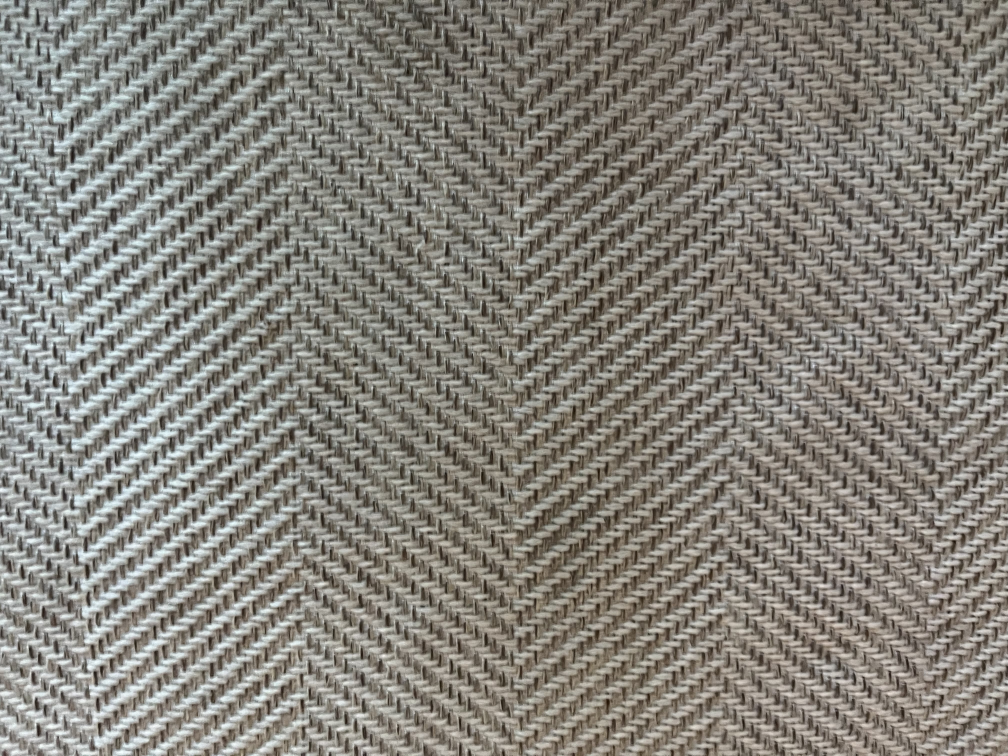
#> input picture lbp_svm/images/training/area_rug/image2.jpeg, 4032 x 3024 px, given as the content of the folder images/training/area_rug/image2.jpeg, which was not available (shown at 1/4 size)
$ python recognize.py --training images/training/area_rug/image2.jpeg --testing images/training/keyboard/image1.jpeg
#> lines starting #> are read from the running program, lines starting #| are printed output that depends on the picture; pictures that were not available may be replaced by others from this repository, and a replacement may not be noted
### lbp_svm/pyimagesearch/localbinarypatterns.py
from skimage import feature
import numpy as np

class LocalBinaryPatterns:
    def __init__(self, numPoints, radius):
        self.numPoints = numPoints
        self.radius = radius

    def describe(self, image, eps=1e-7):
        lbp = feature.local_binary_pattern(image, self.numPoints, self.radius, method="uniform")
        (hist, _) = np.histogram(lbp.ravel(), bins=np.arange(0, self.numPoints + 3), range=(0, self.numPoints + 2))
        hist = hist.astype("float")
        print(hist)
        hist /= (hist.sum() + eps)
        return hist

### lbp_svm/recognize.py
from pyimagesearch.localbinarypatterns import LocalBinaryPatterns
from sklearn.svm import LinearSVC
from imutils import paths
import argparse
import cv2
import os

ap = argparse.ArgumentParser()
ap.add_argument("-t", "--training", required=True, help="path to the training images")
ap.add_argument("-e", "--testing", required=True, help="path to the testing images")
#명령어
#python recognize.py -training images/training  -testing images/testing
# --traing 다음 경로, --testing 다음 경로
args = vars(ap.parse_args())
#args["training"] : --training 다음 경로 저장
#args["testing"] : --testing 다음에 입력된 경로 저장
#args 안에 저장


#월페이퍼와 타일이 구분이 안 되는 오류가 발생시
#Local Binary Patterns 값을 구분이 잘 되도록 변경
#LocalBinaryPatterns 되어 있는데 클래스 생성
desc = LocalBinaryPatterns(24, 8)
data = []
labels = []

# 학습 이미지를 순회합니다.
for imagePath in paths.list_images(args["training"]):
    image = cv2.imread(imagePath)
#> image is the input picture: shape (3024, 4032, 3); mean B, G, R 122.2, 129.6, 132.5
    gray = cv2.cvtColor(image, cv2.COLOR_BGR2GRAY)
    hist = desc.describe(gray)
#> in describe, `lbp = feature.local_binary_pattern(image, self.numPoints, self.radius,..`:
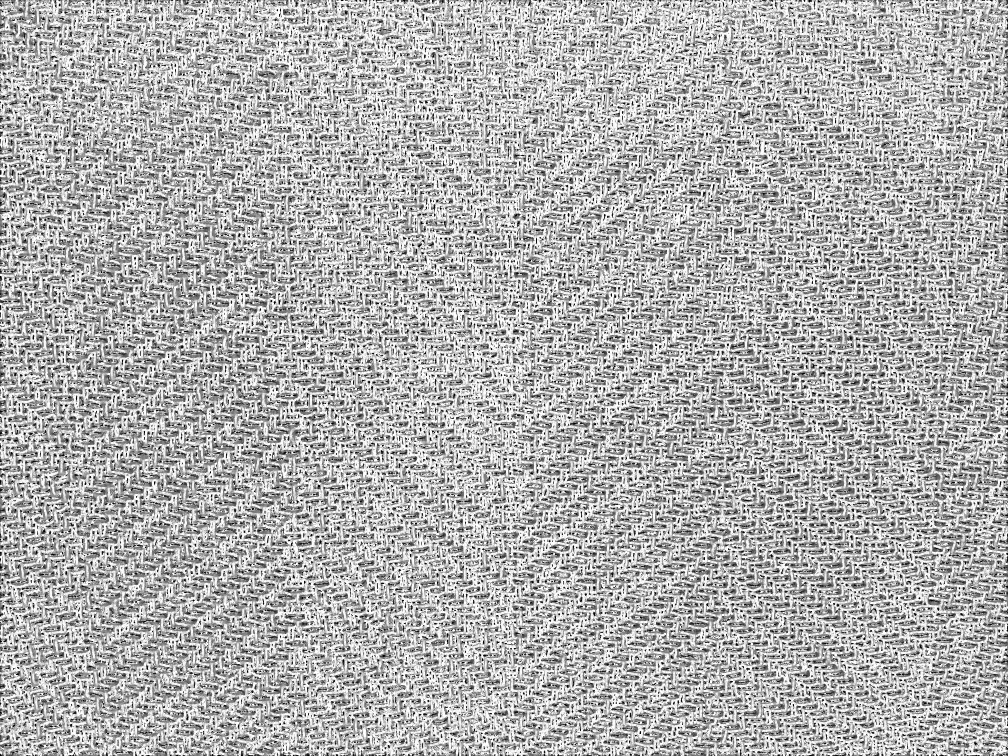
#> lbp: shape (3024, 4032) float64 (shown at 1/4 size); min 0, max 25, mean 17.3; drawn with min black and max white
#> in describe, `(hist, _) = np.histogram(lbp.ravel(), bins=np.arange(0, self.numPoints..`: hist = 26 values, max 4954061 at index 25, min 162180 at index 18, mean 468952.6
#| [ 327997.  247399.  235648.  217176.  203715.  193561.  189688.  202100.
#|   234807.  297679.  406251.  578585.  718176.  569890.  349447.  241408.
#|   193848.  173407.  162180.  169139.  193721.  231175.  266293.  259075.
#|   376342. 4954061.]
#> in describe, `hist /= (hist.sum() + eps)`: hist = 26 values, max 0.406 at index 25, min 0.0133 at index 18, mean 0.0385
    labels.append(imagePath.split(os.path.sep)[-2])
    data.append(hist)

# Linear SVM을 학습시킵니다.
# 하이퍼 파라미터
# 각 모델별 변수를 조절하는게 있음
# GridSearch C 값, ~~~
# model = LinearSVC(C=0.1, random_state=42)
model = LinearSVC(C=100, max_iter=15000, random_state=42)
print(labels)
#> (the run stopped early here; a loop or call above may not have finished)

$ run again, on lbp_svm/images/training/wallpaper/image1.jpeg
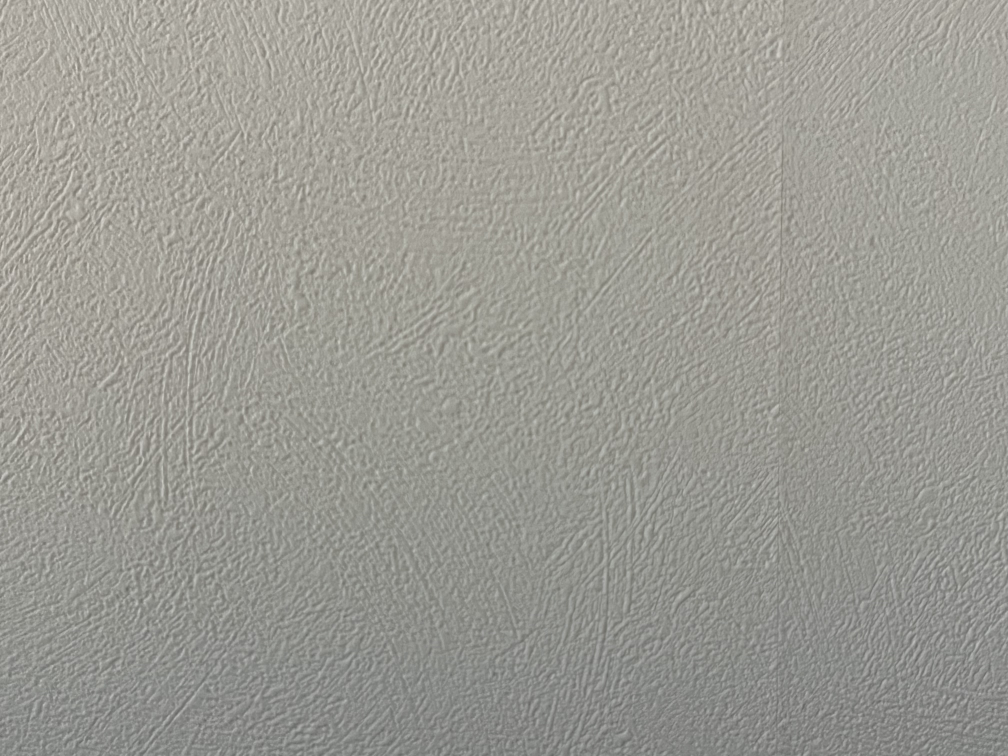
#> input picture lbp_svm/images/training/wallpaper/image1.jpeg, 4032 x 3024 px, given as the content of the folder images/training/wallpaper/image1.jpeg, which was not available (shown at 1/4 size)
#> image is the input picture: shape (3024, 4032, 3); mean B, G, R 147.6, 154.4, 155.3
#> in describe, `lbp = feature.local_binary_pattern(image, self.numPoints, self.radius,..`:
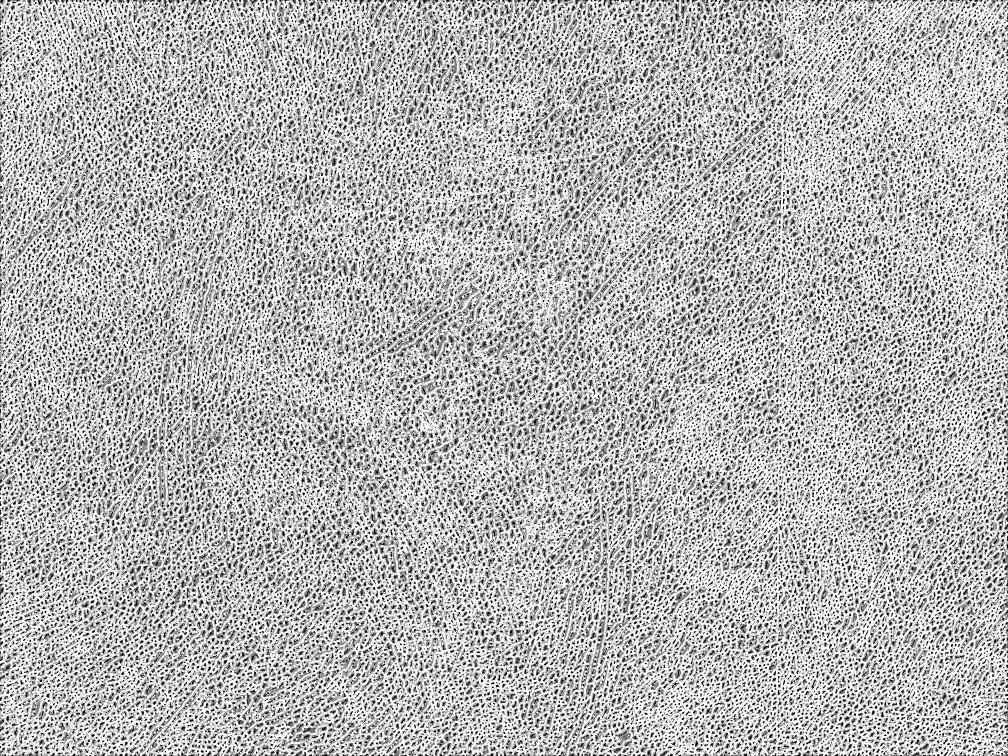
#> lbp: shape (3024, 4032) float64 (shown at 1/4 size); min 0, max 25, mean 17.8; drawn with min black and max white
#> in describe, `(hist, _) = np.histogram(lbp.ravel(), bins=np.arange(0, self.numPoints..`: hist = 26 values, max 5436841 at index 25, min 129845 at index 7, mean 468952.6
#| [ 596589.  281942.  340309.  347264.  269171.  194892.  147198.  129845.
#|   135947.  167977.  228260.  317309.  363970.  320200.  234703.  181282.
#|   151699.  150819.  165417.  205515.  263181.  319932.  328134.  293374.
#|   620998. 5436841.]
#> in describe, `hist /= (hist.sum() + eps)`: hist = 26 values, max 0.446 at index 25, min 0.0106 at index 7, mean 0.0385

$ run again, on lbp_svm/images/training/wallpaper/image2.jpeg
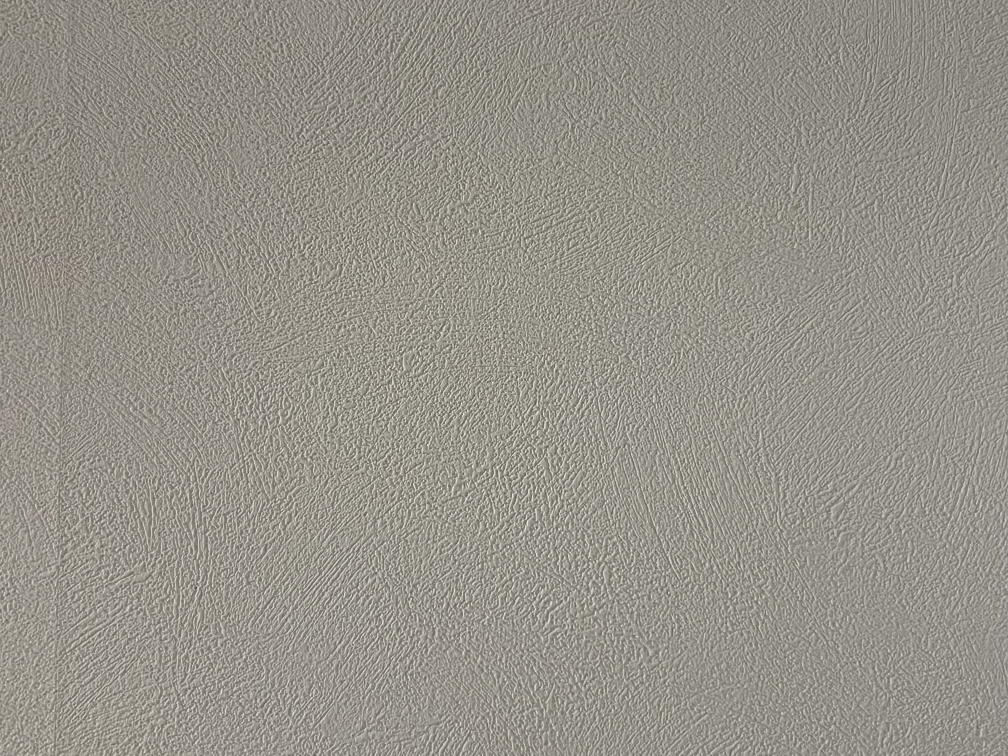
#> input picture lbp_svm/images/training/wallpaper/image2.jpeg, 4032 x 3024 px, given as the content of the folder images/training/wallpaper/image2.jpeg, which was not available (shown at 1/4 size)
#> image is the input picture: shape (3024, 4032, 3); mean B, G, R 136.9, 146.4, 149.8
#> in describe, `lbp = feature.local_binary_pattern(image, self.numPoints, self.radius,..`:
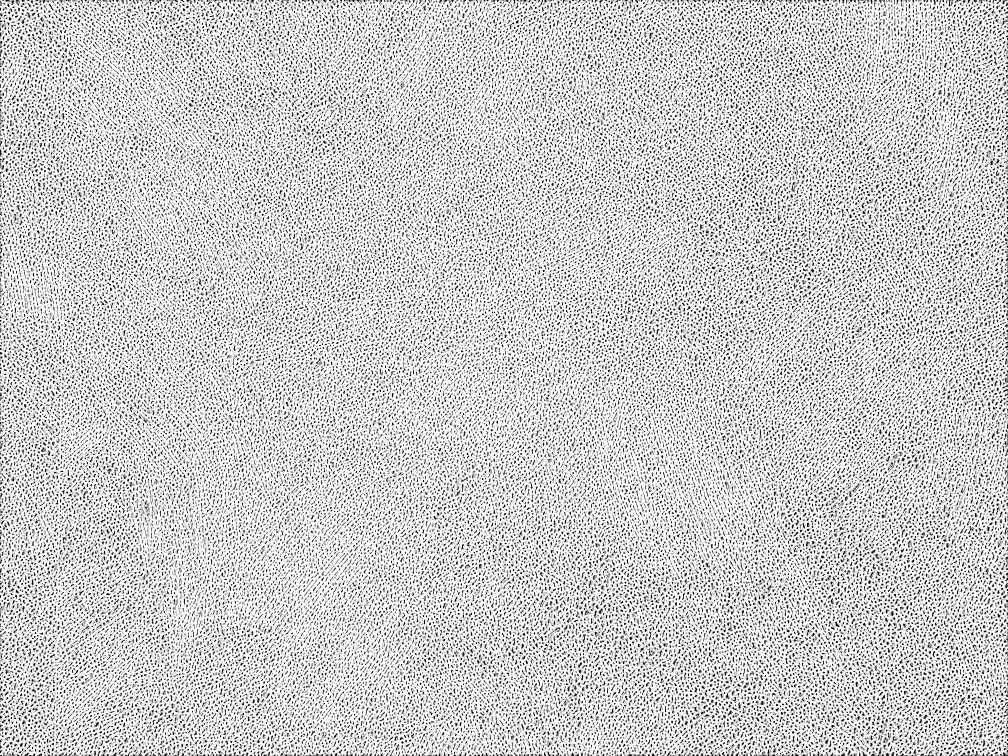
#> lbp: shape (3024, 4032) float64 (shown at 1/4 size); min 0, max 25, mean 20; drawn with min black and max white
#> in describe, `(hist, _) = np.histogram(lbp.ravel(), bins=np.arange(0, self.numPoints..`: hist = 26 values, max 7461141 at index 25, min 25240 at index 8, mean 468952.6
#| [ 856394.  504423.  436530.  198047.   83173.   44610.   31120.   26226.
#|    25240.   26528.   29937.   34603.   37255.   37941.   31023.   31139.
#|    29072.   36109.   43267.   67524.  116568.  223700.  392468.  482744.
#|   905986. 7461141.]
#> in describe, `hist /= (hist.sum() + eps)`: hist = 26 values, max 0.612 at index 25, min 0.00207 at index 8, mean 0.0385

$ run again, on lbp_svm/images/training/wallpaper/image3.jpeg
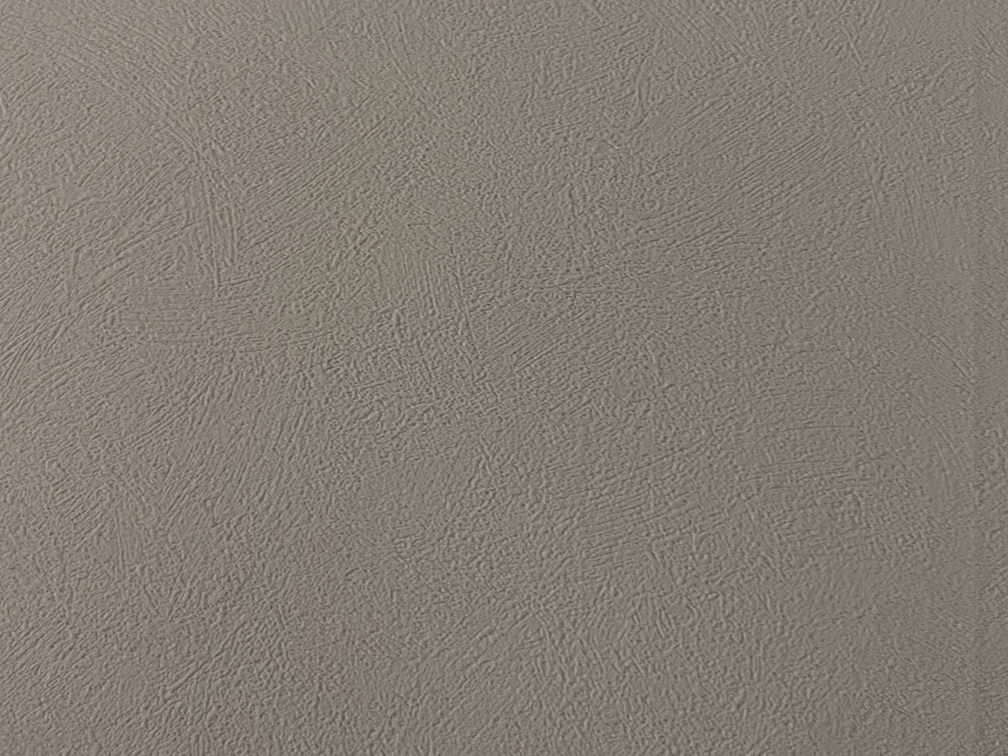
#> input picture lbp_svm/images/training/wallpaper/image3.jpeg, 4032 x 3024 px, given as the content of the folder images/training/wallpaper/image3.jpeg, which was not available (shown at 1/4 size)
#> image is the input picture: shape (3024, 4032, 3); mean B, G, R 115, 125.4, 130.2
#> in describe, `lbp = feature.local_binary_pattern(image, self.numPoints, self.radius,..`:
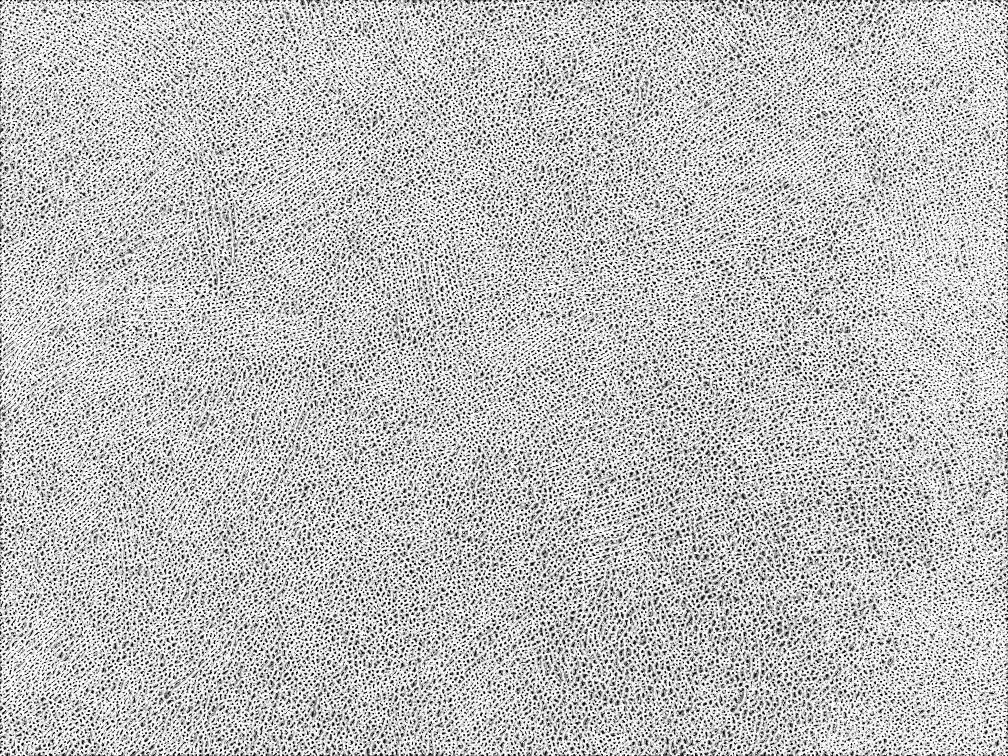
#> lbp: shape (3024, 4032) float64 (shown at 1/4 size); min 0, max 25, mean 18.8; drawn with min black and max white
#> in describe, `(hist, _) = np.histogram(lbp.ravel(), bins=np.arange(0, self.numPoints..`: hist = 26 values, max 6291166 at index 25, min 88179 at index 8, mean 468952.6
#| [ 831783.  340798.  361949.  316917.  228112.  160287.  118078.   96907.
#|    88179.   89764.   98850.  112543.  121547.  119416.  103572.   95613.
#|    92061.  103515.  121873.  166568.  235607.  325517.  382463.  337410.
#|   852273. 6291166.]
#> in describe, `hist /= (hist.sum() + eps)`: hist = 26 values, max 0.516 at index 25, min 0.00723 at index 8, mean 0.0385
